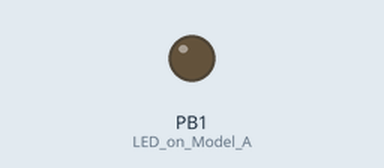
This sketch was run on a simulated ATtiny85, built with avr-gcc and run on an emulated ATtiny85. On the bench: output pins drawn as LEDs (lit = HIGH).

Above: at 0.1 s.
At 104.4 s:
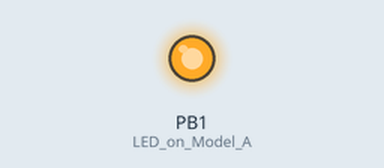
Timing chart, 0 to 105.9 s (numbered marks = the images above):
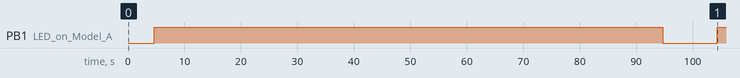

Measured:
- by itself, PB1 (LED_on_Model_A): LOW → HIGH at 4.7 s, → LOW 90.0 s later, → HIGH 9.7 s later

The sketch:

helloworld.ino
```cpp
#include "DigiKeyboard.h"

void setup() {
  pinMode(1, OUTPUT); //LED on Model A
}

void loop() {

  DigiKeyboard.update();
  DigiKeyboard.sendKeyStroke(0);
  DigiKeyboard.delay(3000);
  DigiKeyboard.sendKeyStroke(KEY_R, MOD_GUI_LEFT); //start run
  DigiKeyboard.delay(100);
  DigiKeyboard.println("cmd"); //open commandline
  DigiKeyboard.delay(500);
  DigiKeyboard.println("notepad"); //open commandline
  DigiKeyboard.delay(500);
  DigiKeyboard.println("Hello World"); //open commandline
  DigiKeyboard.delay(500);
  digitalWrite(1, HIGH); //turn on led when program finishes
  DigiKeyboard.delay(90000);
  digitalWrite(1, LOW);
  DigiKeyboard.delay(5000);

}
```
